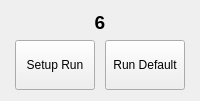
          <widget class="QWidget" name="S6Page2">
           <layout class="QGridLayout" name="gridLayout_24">
            <item row="0" column="0" colspan="2">
             <widget class="QLabel" name="casN_62">
              <property name="sizePolicy">
               <sizepolicy hsizetype="MinimumExpanding" vsizetype="Fixed">
                <horstretch>0</horstretch>
                <verstretch>0</verstretch>
               </sizepolicy>
              </property>
              <property name="minimumSize">
               <size>
                <width>0</width>
                <height>0</height>
               </size>
              </property>
              <property name="font">
               <font>
                <pointsize>14</pointsize>
                <weight>75</weight>
                <bold>true</bold>
               </font>
              </property>
              <property name="text">
               <string>6</string>
              </property>
              <property name="alignment">
               <set>Qt::AlignCenter</set>
              </property>
             </widget>
            </item>
            <item row="1" column="0" colspan="2">
             <spacer name="topVSpacer_62">
              <property name="orientation">
               <enum>Qt::Vertical</enum>
              </property>
              <property name="sizeType">
               <enum>QSizePolicy::Minimum</enum>
              </property>
              <property name="sizeHint" stdset="0">
               <size>
                <width>0</width>
                <height>0</height>
               </size>
              </property>
             </spacer>
            </item>
            <item row="2" column="0">
             <widget class="QPushButton" name="setupB_6">
              <property name="sizePolicy">
               <sizepolicy hsizetype="Fixed" vsizetype="Fixed">
                <horstretch>0</horstretch>
                <verstretch>0</verstretch>
               </sizepolicy>
              </property>
              <property name="minimumSize">
               <size>
                <width>0</width>
                <height>50</height>
               </size>
              </property>
              <property name="baseSize">
               <size>
                <width>0</width>
                <height>0</height>
               </size>
              </property>
              <property name="text">
               <string>Setup Run</string>
              </property>
             </widget>
            </item>
            <item row="2" column="1">
             <widget class="QPushButton" name="runDefault_6">
              <property name="sizePolicy">
               <sizepolicy hsizetype="Fixed" vsizetype="Fixed">
                <horstretch>0</horstretch>
                <verstretch>0</verstretch>
               </sizepolicy>
              </property>
              <property name="minimumSize">
               <size>
                <width>0</width>
                <height>50</height>
               </size>
              </property>
              <property name="sizeIncrement">
               <size>
                <width>0</width>
                <height>0</height>
               </size>
              </property>
              <property name="baseSize">
               <size>
                <width>0</width>
                <height>0</height>
               </size>
              </property>
              <property name="text">
               <string>Run Default</string>
              </property>
             </widget>
            </item>
            <item row="3" column="0" colspan="2">
             <spacer name="botVSpacer_62">
              <property name="orientation">
               <enum>Qt::Vertical</enum>
              </property>
              <property name="sizeType">
               <enum>QSizePolicy::Minimum</enum>
              </property>
              <property name="sizeHint" stdset="0">
               <size>
                <width>0</width>
                <height>0</height>
               </size>
              </property>
             </spacer>
            </item>
           </layout>
          </widget>
